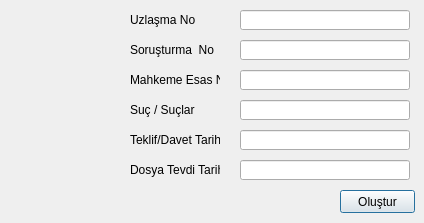
<?xml version="1.0" encoding="UTF-8"?>
<ui version="4.0">
 <class>DosyaOlustur</class>
 <widget class="QDialog" name="DosyaOlustur">
  <property name="geometry">
   <rect>
    <x>0</x>
    <y>0</y>
    <width>424</width>
    <height>223</height>
   </rect>
  </property>
  <property name="windowTitle">
   <string>Dosya Oluştur</string>
  </property>
  <property name="windowIcon">
   <iconset>
    <normaloff>../../../Downloads/faenza-icon-theme-master/Faenza/apps/32/ubuntuone.png</normaloff>../../../Downloads/faenza-icon-theme-master/Faenza/apps/32/ubuntuone.png</iconset>
  </property>
  <widget class="QLabel" name="label">
   <property name="geometry">
    <rect>
     <x>130</x>
     <y>10</y>
     <width>90</width>
     <height>20</height>
    </rect>
   </property>
   <property name="text">
    <string>Uzlaşma No</string>
   </property>
  </widget>
  <widget class="QLineEdit" name="lineEdit">
   <property name="geometry">
    <rect>
     <x>240</x>
     <y>10</y>
     <width>170</width>
     <height>20</height>
    </rect>
   </property>
  </widget>
  <widget class="QLineEdit" name="lineEdit_2">
   <property name="geometry">
    <rect>
     <x>240</x>
     <y>40</y>
     <width>170</width>
     <height>20</height>
    </rect>
   </property>
  </widget>
  <widget class="QLabel" name="label_2">
   <property name="geometry">
    <rect>
     <x>130</x>
     <y>40</y>
     <width>90</width>
     <height>20</height>
    </rect>
   </property>
   <property name="text">
    <string>Soruşturma  No</string>
   </property>
  </widget>
  <widget class="QLabel" name="label_3">
   <property name="geometry">
    <rect>
     <x>130</x>
     <y>70</y>
     <width>90</width>
     <height>20</height>
    </rect>
   </property>
   <property name="text">
    <string>Mahkeme Esas No</string>
   </property>
  </widget>
  <widget class="QLineEdit" name="lineEdit_3">
   <property name="geometry">
    <rect>
     <x>240</x>
     <y>70</y>
     <width>170</width>
     <height>20</height>
    </rect>
   </property>
  </widget>
  <widget class="QLineEdit" name="lineEdit_4">
   <property name="geometry">
    <rect>
     <x>240</x>
     <y>100</y>
     <width>170</width>
     <height>20</height>
    </rect>
   </property>
  </widget>
  <widget class="QLabel" name="label_4">
   <property name="geometry">
    <rect>
     <x>130</x>
     <y>100</y>
     <width>90</width>
     <height>20</height>
    </rect>
   </property>
   <property name="text">
    <string>Suç / Suçlar</string>
   </property>
  </widget>
  <widget class="QLabel" name="label_5">
   <property name="geometry">
    <rect>
     <x>130</x>
     <y>130</y>
     <width>90</width>
     <height>20</height>
    </rect>
   </property>
   <property name="text">
    <string>Teklif/Davet Tarihi</string>
   </property>
  </widget>
  <widget class="QPushButton" name="pushButton">
   <property name="geometry">
    <rect>
     <x>340</x>
     <y>190</y>
     <width>75</width>
     <height>23</height>
    </rect>
   </property>
   <property name="text">
    <string>Oluştur</string>
   </property>
  </widget>
  <widget class="QLabel" name="label_6">
   <property name="geometry">
    <rect>
     <x>10</x>
     <y>30</y>
     <width>121</width>
     <height>121</height>
    </rect>
   </property>
   <property name="text">
    <string/>
   </property>
   <property name="pixmap">
    <pixmap>../../../Downloads/faenza-icon-theme-master/Faenza/apps/96/ubuntuone.png</pixmap>
   </property>
  </widget>
  <widget class="QLineEdit" name="lineEdit_5">
   <property name="geometry">
    <rect>
     <x>240</x>
     <y>130</y>
     <width>170</width>
     <height>20</height>
    </rect>
   </property>
  </widget>
  <widget class="QLineEdit" name="lineEdit_6">
   <property name="geometry">
    <rect>
     <x>240</x>
     <y>160</y>
     <width>170</width>
     <height>20</height>
    </rect>
   </property>
  </widget>
  <widget class="QLabel" name="label_7">
   <property name="geometry">
    <rect>
     <x>130</x>
     <y>160</y>
     <width>90</width>
     <height>20</height>
    </rect>
   </property>
   <property name="text">
    <string>Dosya Tevdi Tarihi</string>
   </property>
  </widget>
 </widget>
 <resources/>
 <connections>
  <connection>
   <sender>pushButton</sender>
   <signal>clicked()</signal>
   <receiver>DosyaOlustur</receiver>
   <slot>close()</slot>
   <hints>
    <hint type="sourcelabel">
     <x>341</x>
     <y>209</y>
    </hint>
    <hint type="destinationlabel">
     <x>51</x>
     <y>156</y>
    </hint>
   </hints>
  </connection>
 </connections>
</ui>
